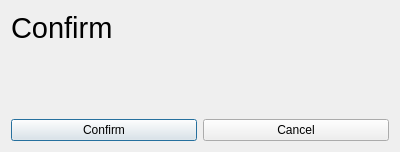
<?xml version="1.0" encoding="UTF-8"?>
<ui version="4.0">
 <class>ConfirmationDialog</class>
 <widget class="QDialog" name="ConfirmationDialog">
  <property name="geometry">
   <rect>
    <x>0</x>
    <y>0</y>
    <width>400</width>
    <height>152</height>
   </rect>
  </property>
  <property name="windowTitle">
   <string>Dialog</string>
  </property>
  <property name="modal">
   <bool>true</bool>
  </property>
  <layout class="QVBoxLayout" name="verticalLayout">
   <item>
    <layout class="QHBoxLayout" name="horizontalLayout">
     <item>
      <widget class="QLabel" name="confirmLabel">
       <property name="sizePolicy">
        <sizepolicy hsizetype="Fixed" vsizetype="Fixed">
         <horstretch>0</horstretch>
         <verstretch>0</verstretch>
        </sizepolicy>
       </property>
       <property name="font">
        <font>
         <pointsize>22</pointsize>
        </font>
       </property>
       <property name="text">
        <string>Confirm </string>
       </property>
      </widget>
     </item>
     <item>
      <widget class="QLabel" name="actionLabel">
       <property name="sizePolicy">
        <sizepolicy hsizetype="MinimumExpanding" vsizetype="Fixed">
         <horstretch>0</horstretch>
         <verstretch>0</verstretch>
        </sizepolicy>
       </property>
       <property name="font">
        <font>
         <pointsize>22</pointsize>
        </font>
       </property>
       <property name="styleSheet">
        <string notr="true">QLabel#actionLabel { color: rgb(120, 120, 120) }</string>
       </property>
       <property name="text">
        <string>&lt;Action&gt;</string>
       </property>
      </widget>
     </item>
    </layout>
   </item>
   <item>
    <widget class="QLabel" name="descriptionLabel">
     <property name="sizePolicy">
      <sizepolicy hsizetype="MinimumExpanding" vsizetype="MinimumExpanding">
       <horstretch>0</horstretch>
       <verstretch>0</verstretch>
      </sizepolicy>
     </property>
     <property name="text">
      <string>&lt;description&gt;</string>
     </property>
     <property name="wordWrap">
      <bool>true</bool>
     </property>
    </widget>
   </item>
   <item>
    <layout class="QHBoxLayout" name="horizontalLayout_2">
     <item>
      <widget class="QPushButton" name="confirmButton">
       <property name="text">
        <string>Confirm</string>
       </property>
      </widget>
     </item>
     <item>
      <widget class="QPushButton" name="cancelButton">
       <property name="text">
        <string>Cancel</string>
       </property>
      </widget>
     </item>
    </layout>
   </item>
  </layout>
 </widget>
 <resources/>
 <connections/>
</ui>
